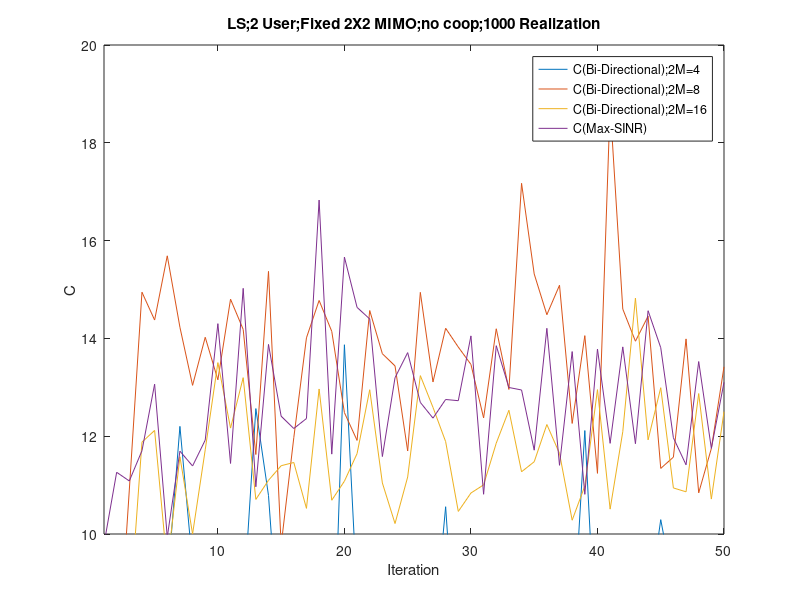

Recreate this plot in MATLAB.
%2 user, 2X2 MIMO Channel
%All Channels(without cooperation)
%calculate MSE
%LS Filter
%add realization function
clc
clear


for i = [4,8,16]; %FilterLength

for k=1:2
SINR_c_without_stat(:,k,i)= zeros(100,1);
SINR_c_know_stat(:,k,i)= zeros(100,1);
SINR_p_without_stat(:,k,i)= zeros(100,1);
SINR_p_know_stat(:,k,i)= zeros(100,1);
end

sigma = sqrt(10^(-3));

Realization=10;


for R=1:Realization
        
        R
        
        H{1,1}=(1/sqrt(2))*[randn(1,1)+1i*randn(1,1) randn(1,1)+1i*randn(1,1);randn(1,1)+1i*randn(1,1) randn(1,1)+1i*randn(1,1)];
        H{1,2}=0.8*(1/sqrt(2))*[randn(1,1)+1i*randn(1,1) randn(1,1)+1i*randn(1,1);randn(1,1)+1i*randn(1,1) randn(1,1)+1i*randn(1,1)];
        H{2,1}=0.8*(1/sqrt(2))*[randn(1,1)+1i*randn(1,1) randn(1,1)+1i*randn(1,1);randn(1,1)+1i*randn(1,1) randn(1,1)+1i*randn(1,1)];
        H{2,2}=(1/sqrt(2))*[randn(1,1)+1i*randn(1,1) randn(1,1)+1i*randn(1,1);randn(1,1)+1i*randn(1,1) randn(1,1)+1i*randn(1,1)];

        Z{1,1}=H{1,1}.';
        Z{1,2}=H{2,1}.';
        Z{2,1}=H{1,2}.';
        Z{2,2}=H{2,2}.';

        for k = 1:2
            gp(:,k)=[1;1];
            gp_w(:,k)=[1;1];
            gc(:,k)=[1;1];
            gc_w(:,k)=[1;1];
            gc(:,k)=gc(:,k)/norm(gc(:,k));
            gc_w(:,k)=gc_w(:,k)/norm(gc_w(:,k));
            gp(:,k)=gp(:,k)/norm(gp(:,k));
            gp_w(:,k)=gp_w(:,k)/norm(gp_w(:,k));
        end


        for iteration = 1:50
   
           
    
                %Normalized g
                for k = 1:2
                gp(:,k)=gp(:,k)/norm(gp(:,k));
                gp_w(:,k)=gp_w(:,k)/norm(gp_w(:,k));
                gc(:,k)=gc(:,k)/norm(gc(:,k));
                gc_w(:,k)=gc_w(:,k)/norm(gc_w(:,k));
                end
            
           
            %Backward Training
            for iter1 = 1:i

                    for k =1:2
                        if rand-0.5 >= 0
                                    xp_b(k,iter1) = 1;
                                else
                                    xp_b(k,iter1) = -1;
                        end
                    end
                    
                    if rand-0.5 >= 0
                                xc_b(iter1) = 1;
                            else
                                xc_b(iter1) = -1;
                    end
                    
                       
                    for k = 1:2

                                neq_p(:,iter1,k) = [0;0];
                                for j = 1:2
                                    if j~=k; 
                                        neq_p(:,iter1,k) = neq_p(:,iter1,k) + Z{k,j}*gp(:,j)*xp_b(j,iter1);
                                    end
                                end

                                neq_p_w(:,:,k) = [0 0;0 0];
                                for j = 1:2
                                    if j~=k;
                                        neq_p_w(:,:,k) = neq_p_w(:,:,k) + Z{k,j}*gp_w(:,j)*gp_w(:,j)'*Z{k,j}';
                                    end
                                end
                                
                                neq(:,iter1,k) = [0;0];
                                for j = 1:2
                                    if j~=k; 
                                        neq(:,iter1,k) = neq(:,iter1,k) + Z{k,j}*gc(:,j)*xc_b(iter1);
                                    end
                                end

                                neq_w(:,iter1,k) = [0;0];
                                for j = 1:2
                                    if j~=k;
                                        neq_w(:,iter1,k) = neq_w(:,iter1,k) + Z{k,j}*gc_w(:,j);
                                    end
                                end

                                all_w(:,iter1,k) = [0;0];
                                for j = 1:2
                                        all_w(:,iter1,k) = all_w(:,iter1,k) + Z{k,j}*gc_w(:,j);
                                end

                           
                    end
                    
                    for k = 1:2    
                                yb(:,iter1,k) = Z{k,k}*(gp(:,k)*xp_b(k,iter1))...
                                                +neq_p(:,iter1,k)...
                                                +sigma*(1/sqrt(2))*[(randn(1,1)+1i*randn(1,1));(randn(1,1)+1i*randn(1,1))]...
                                                +Z{k,k}*(gc(:,k)*xc_b(iter1))...
                                                +neq(:,iter1,k);
                    end
                           
                    
                    
            end
            
                    for k = 1:2
                            vp_w(:,k) = inv(  Z{k,k}*gp_w(:,k)*gp_w(:,k)'*Z{k,k}'... 
                                            + neq_p_w(:,:,k)...  
                                            + eye(2)*sigma^2 ...
                                            + Z{k,k}*gc_w(:,k)*gc_w(:,k)'*Z{k,k}'...
                                            + neq_w(:,iter1,k)*(neq_w(:,iter1,k))'...
                                            + Z{k,k}*gc_w(:,k)*(neq_w(:,iter1,k))'...
                                            + (Z{k,k}*gc_w(:,k)*(neq_w(:,iter1,k))')'...
                                            ) * (Z{k,k}*gp_w(:,k)); 
                                        
                            vc_w(:,k) = inv(  Z{k,k}*gc_w(:,k)*gc_w(:,k)'*Z{k,k}'  + neq_w(:,iter1,k)*(neq_w(:,iter1,k))'...  
                                        + Z{k,k}*gc_w(:,k)*(neq_w(:,iter1,k))'+ (Z{k,k}*gc_w(:,k)*(neq_w(:,iter1,k))')'...
                                        + eye(2)*sigma^2 ...
                                        + Z{k,k}*gp_w(:,k)*gp_w(:,k)'*Z{k,k}'...
                                        + neq_p_w(:,:,k)...
                                        ) * all_w(:,iter1,k); 
                    end
            
                    for k = 1:2
                    vp(:,k)  = inv(yb(:,:,k)*yb(:,:,k)')*yb(:,:,k)*xp_b(k,:)';
                    vc(:,k)  = inv(yb(:,:,k)*yb(:,:,k)')*yb(:,:,k)*xc_b';
                    end
            
                    for k = 1:2
                    vp(:,k)=vp(:,k)/norm(vp(:,k));
                    vp_w(:,k)=vp_w(:,k)/norm(vp_w(:,k));
                    vc(:,k)=vc(:,k)/norm(vc(:,k));
                    vc_w(:,k)=vc_w(:,k)/norm(vc_w(:,k));
                    end
       

            %Forward Training  
            for iter2 = 1:i

                    for k = 1:2
                        if rand-0.5 >= 0
                                    xp_f(k,iter2) = 1;
                                else
                                    xp_f(k,iter2) = -1;
                        end
                    end
                    
                    if rand-0.5 >= 0
                                xc_f(iter2) = 1;
                            else
                                xc_f(iter2) = -1;
                    end

                    for k = 1:2

                                neq_p(:,iter2,k) = [0;0];
                                for j = 1:2
                                    if j~=k; 
                                        neq_p(:,iter2,k) = neq_p(:,iter2,k) + H{k,j}*vp(:,j)*xp_f(j,iter2);
                                    end
                                end

                                neq_p_w(:,:,k) = [0 0;0 0];
                                for j = 1:2
                                    if j~=k;
                                        neq_p_w(:,:,k) = neq_p_w(:,:,k) + H{k,j}*vp_w(:,j)*vp_w(:,j)'*H{k,j}';
                                    end
                                end
                                
                                neq(:,iter2,k) = [0;0];
                                for j = 1:2
                                    if j~=k; 
                                        neq(:,iter2,k) = neq(:,iter2,k) + H{k,j}*vc(:,j)*xc_f(iter2);
                                    end
                                end

                                neq_w(:,iter2,k) = [0;0];
                                for j = 1:2
                                    if j~=k;
                                        neq_w(:,iter2,k) = neq_w(:,iter2,k) + H{k,j}*vc_w(:,j);
                                    end
                                end

                                all_w(:,iter2,k) = [0;0];
                                for j = 1:2
                                        all_w(:,iter2,k) = all_w(:,iter2,k) + H{k,j}*vc_w(:,j);
                                end

                    end
                    
                    for k = 1:2    
                    yf(:,iter2,k) = H{k,k}*(vp(:,k)*xp_f(k,iter2))...
                                    +neq_p(:,iter2,k)...
                                    +sigma*(1/sqrt(2))*[(randn(1,1)+1i*randn(1,1));(randn(1,1)+1i*randn(1,1))]...
                                    +H{k,k}*(vc(:,k)*xc_f(iter2))...
                                    +neq(:,iter2,k);
                    end
                   
            end 
    
                for k = 1:2 
                gp_w(:,k) = inv(  H{k,k}*vp_w(:,k)*vp_w(:,k)'*H{k,k}'...
                                + neq_p_w(:,:,k)...  
                                + eye(2)*sigma^2 ...
                                + H{k,k}*vc_w(:,k)*vc_w(:,k)'*H{k,k}'...
                                + neq_w(:,iter2,k)*(neq_w(:,iter2,k))'...
                                + neq_w(:,iter2,k)*vc_w(:,k)'*H{k,k}'...
                                + H{k,k}*vc_w(:,k)*(neq_w(:,iter2,k))'...
                                ) * (H{k,k}*vp_w(:,k));
                            
                gc_w(:,k) = inv(  H{k,k}*vc_w(:,k)*vc_w(:,k)'*H{k,k}'  + neq_w(:,iter2,k)*(neq_w(:,iter2,k))'...  
                            + neq_w(:,iter2,k)*vc_w(:,k)'*H{k,k}'  + H{k,k}*vc_w(:,k)*(neq_w(:,iter2,k))'...
                            + eye(2)*sigma^2 ...
                            + H{k,k}*vp_w(:,k)*vp_w(:,k)'*H{k,k}'...
                            + neq_p_w(:,:,k)...
                            ) * all_w(:,iter2,k);  
                        
          
                
                            
                end

                for k = 1:2
                gp(:,k)  = inv(yf(:,:,k)*yf(:,:,k)')*yf(:,:,k)*xp_f(k,:)';
                gc(:,k)  = inv(yf(:,:,k)*yf(:,:,k)')*yf(:,:,k)*xc_f';
               
                
                end
                
                      
            
    
            %for SINR
            for k = 1:2
                
                %%%%%%%%%%%
                neq_SINR_p(iteration,k) = 0;
                for j = 1:2
                    if j~=k; 
                neq_SINR_p(iteration,k) = neq_SINR_p(iteration,k) + norm(gp(:,k)'*H{k,j}*vp(:,j))^2;
                    end
                end
                %%%%%%%%%%%
                neq_SINR_p_w(iteration,k) = 0;
                for j = 1:2
                    if j~=k; 
                neq_SINR_p_w(iteration,k) = neq_SINR_p_w(iteration,k) + norm(gp_w(:,k)'*H{k,j}*vp_w(:,j))^2;
                    end
                end
                
                all_SINR(:,iteration,k) = [0;0];
                for j = 1:2
                all_SINR(:,iteration,k) = all_SINR(:,iteration,k) + H{k,j}*vc(:,j);
                end

                all_SINR_w(:,iteration,k) = [0;0];
                for j = 1:2
                all_SINR_w(:,iteration,k) = all_SINR_w(:,iteration,k) + H{k,j}*vc_w(:,j);
                end
                
                %%%%%%%%%%
                all_SINR_cp(iteration,k) = 0;
                for j = 1:2
                all_SINR_cp(iteration,k) = all_SINR_cp(iteration,k) + norm(gc(:,k)'*H{k,j}*vp(:,j))^2;
                end
                %%%%%%%%%%
                all_SINR_w_cp(iteration,k) = 0;
                for j = 1:2
                all_SINR_w_cp(iteration,k) = all_SINR_w_cp(iteration,k) + norm(gc_w(:,k)'*H{k,j}*vp_w(:,j))^2;
                end
                
                all_SINR_pc(:,iteration,k) = [0;0];
                for j = 1:2
                all_SINR_pc(:,iteration,k) = all_SINR_pc(:,iteration,k) + gp(:,k)'*H{k,j}*vc(:,j);
                end
                
                all_SINR_w_pc(:,iteration,k) = [0;0];
                for j = 1:2
                all_SINR_w_pc(:,iteration,k) = all_SINR_w_pc(:,iteration,k) + gp_w(:,k)'*H{k,j}*vc_w(:,j);
                end
        
            end
    
            for k = 1:2
            SINR_p_without_stat(iteration,k,i)= ...
                      SINR_p_without_stat(iteration,k,i)...
                      +(    norm(  gp(:,k)'*H{k,k}*vp(:,k) )^2/(  neq_SINR_p(iteration,k)+ norm( gp(:,k)'*eye(2)*sigma^2*gp(:,k) )  + norm(all_SINR_pc(:,iteration,k))^2    ))/Realization;
            SINR_p_know_stat(iteration,k,i)= ...
                      SINR_p_know_stat(iteration,k,i) ...
                      +(    norm(  gp_w(:,k)'*H{k,k}*vp_w(:,k) )^2/(  neq_SINR_p_w(iteration,k) + norm( gp_w(:,k)'*eye(2)*sigma^2*gp_w(:,k) ) + norm(all_SINR_w_pc(:,iteration,k))^2  ))/Realization;
            
            SINR_c_without_stat(iteration,k,i)= ...
                      SINR_c_without_stat(iteration,k,i) ...
                      +(    norm(gc(:,k)'*all_SINR(:,iteration,k)   )^2/(  norm( gc(:,k)'*eye(2)*sigma^2*gc(:,k) )  + all_SINR_cp(iteration,k)     ))/Realization;
            SINR_c_know_stat(iteration,k,i)= ...
                      SINR_c_know_stat(iteration,k,i) ...
                      +(    norm( gc_w(:,k)'*all_SINR_w(:,iteration,k)  )^2/(  norm( gc_w(:,k)'*eye(2)*sigma^2*gc_w(:,k) ) + all_SINR_w_cp(iteration,k)    ))/Realization; 
            end
    
    
    end
           
end

 n=1:iteration;
 plot(   n,  log2(1+SINR_p_without_stat(n,1,i))+log2(1+SINR_p_without_stat(n,2,i))+log2(1+SINR_p_know_stat(n,1,i))+log2(1+SINR_p_know_stat(n,2,i)) );
 hold on

end
   
plot( n,log2(1+SINR_c_know_stat(n,1,i))+log2(1+SINR_c_know_stat(n,2,i))+log2(1+SINR_p_know_stat(n,1,i))+log2(1+SINR_p_know_stat(n,2,i)));



legend('C(Bi-Directional);2M=4',...
       'C(Bi-Directional);2M=8','C(Bi-Directional);2M=16',...
       'C(Max-SINR)')
xlabel('Iteration')
ylabel('C')
title('LS;2 User;Fixed 2X2 MIMO;no coop;1000 Realization')
axis([1 iteration 10 20])
